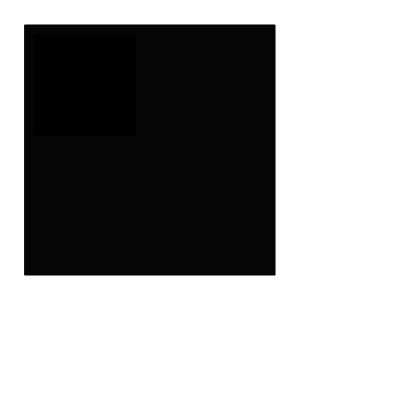
Frame 1 (no input)
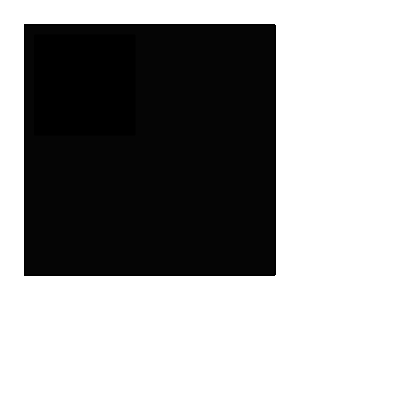
Frame 60 (no input)
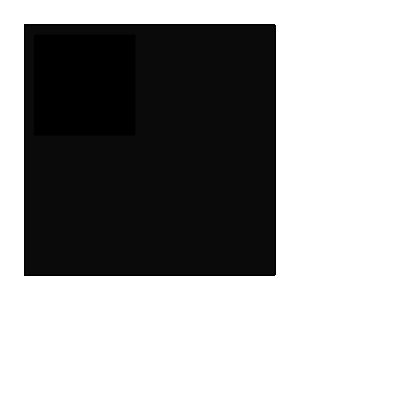
Frame 120 (the mouse pressed at the canvas centre since frame 60)

The p5.js sketch that drew these frames (run headless with seeded random() and noise() and a simulated clock; from frame 60 on, the mouse is pressed at the canvas centre):

// p5.js sketch
// ── sketch.js
var value = 0;
function setup() { 
  	createCanvas(400, 400);
} 
function draw() {
    fill(value);
    rect(25, 25, 250, 250);
  
    fill("black")    
    rect(35, 35, 100, 100)   
}
function mouseMoved() {
  value = value + 5;
  if (value > 255) {
    value = 0;
  }
}
